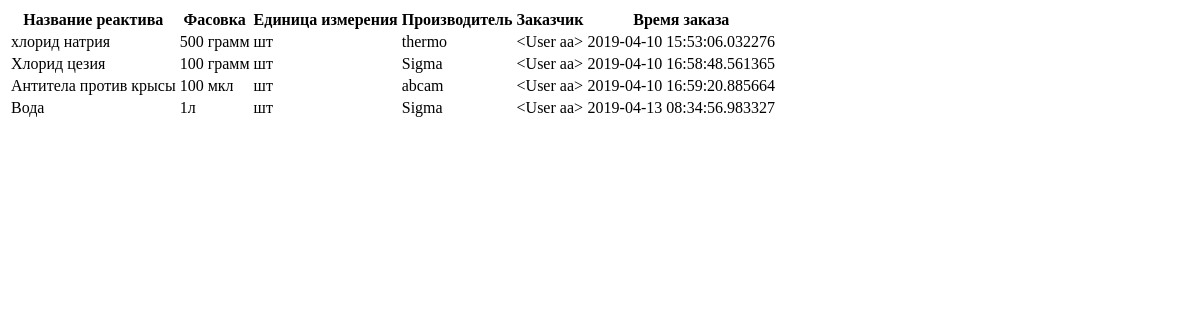
The page /reagent_list on the database as committed earlier.
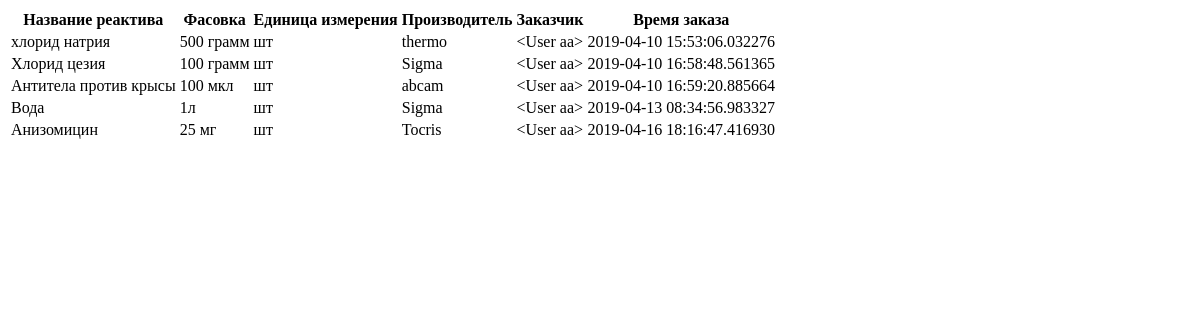
The same page on the database as committed later.
### app/order/models.py (models this page shows, shortened)
class ItemInOrder(db.Model):
    id = db.Column(db.Integer, primary_key=True)
    order_published = db.Column(db.DateTime, index=True, default=datetime.utcnow)
    user_id = db.Column(db.Integer, db.ForeignKey('user.id'))
    reagent_name = db.Column(db.String, index=True, nullable=False)
    package = db.Column(db.String, index=True)
    package_unit = db.Column(db.String, index=True)
    vendor_name = db.Column(db.String, index=True, nullable=False)
    catalogue_number = db.Column(db.String, index=True)
    url_reagent = db.Column(db.String, nullable=True)
    urgency = db.Column(db.String, index=True)
    reagent_aim = db.Column(db.String, index=True)
    reagent_comments = db.Column(db.String)
    reagent_status = db.Column(db.String, index=True, default='черновик')

### app/auth/models.py (models this page shows, shortened)
class User(UserMixin, db.Model):
    id = db.Column(db.Integer, primary_key=True)
    username = db.Column(db.String(64), index=True, unique=True)
    email = db.Column(db.String(128), index=True, unique=True)
    name = db.Column(db.String(192), index=True, unique=True)
    phone_number = db.Column(db.String(64))
    supervisor = db.Column(db.String(192), index=True)
    position = db.Column(db.String(128), index=True)
    laboratory = db.Column(db.String(192), index=True)
    role = db.Column(db.SmallInteger, index=True)
    password_hash = db.Column(db.String(128))
    item_in_orders = db.relationship('ItemInOrder', backref='author', lazy='dynamic')
    def __repr__(self):
        return '<User {}>'.format(self.username)

### app/order/routes.py (the view)
@app.route('/reagent_list')
def reagent_list():
    items = []
    reagent_list_1=ItemInOrder.query.all()
    for item in reagent_list_1:
        form = ReagentOrderForm()
        if form.validate_on_submit():
            reagent = ItemInOrder.query.get(id)
            reagent.reagent_status = 'Новый заказ'
            db.session.commit()
            flash('Реактив добавлен в Новый заказ')
        items.append(item)
    return render_template('reagent_list.html', items=items, form=form)

### app/templates/reagent_list.html
<!doctype html>
<html>
    <body>
        <table>
            <tr>
                <th>Название реактива </th>
                <th>Фасовка </th>
                <th>Единица измерения </th>
                <th>Производитель </th>
                <th>Заказчик </th>
                <th>Время заказа </th>
            </tr>
            {% for item in items %}
            <tr>
                <td>{{ item.reagent_name }} </td>
                <td>{{ item.package }} </td>
                <td>{{ item.package_unit }} </td>
                <td>{{ item.vendor_name }} </td>
                <td>{{ item.author }} </td>
                <td>{{ item.order_published }} </td>
            </tr>
            {% endfor %}
        </table>
    </body>
</html>

Rows that differ between the two databases and show on the page:
added ItemInOrder: reagent_name "Анизомицин", package "25 мг", package_unit "шт", vendor_name "Tocris", author "<User aa>", order_published "2019-04-16 18:16:47.416930"
